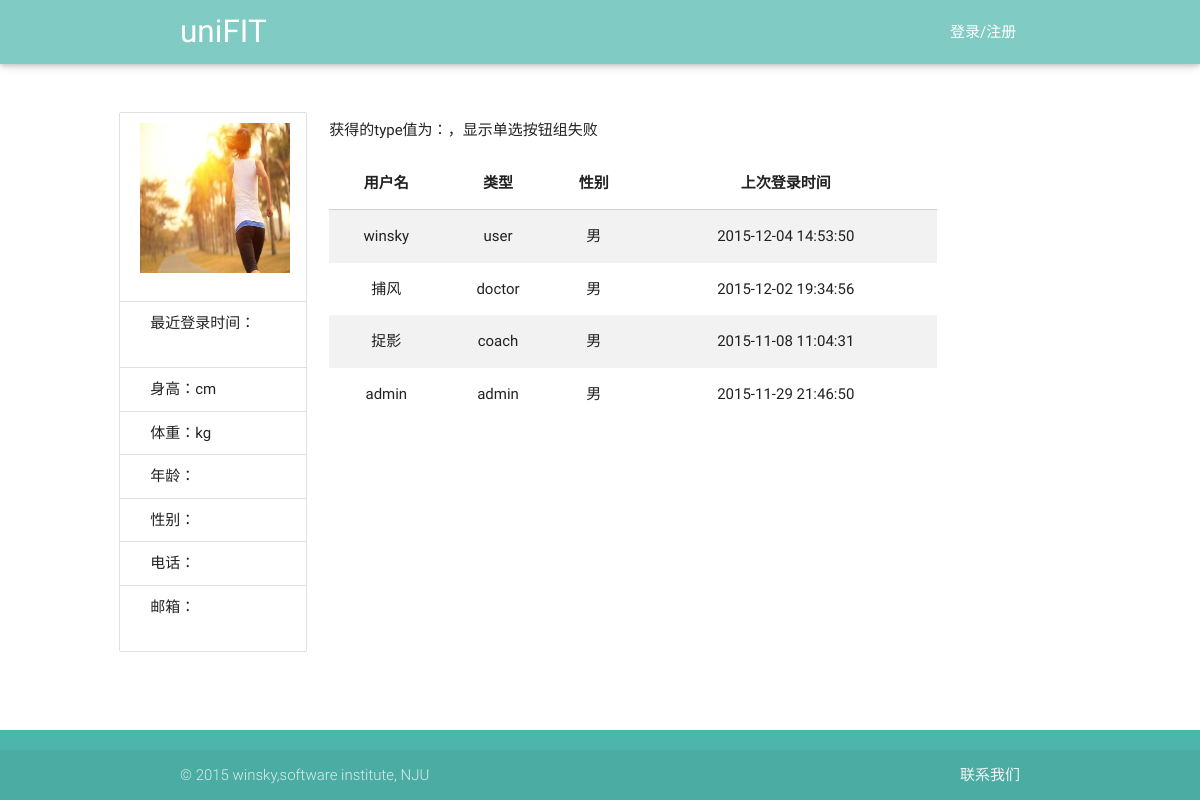
/view/reserve.php, run on an earlier commit of the app's database.
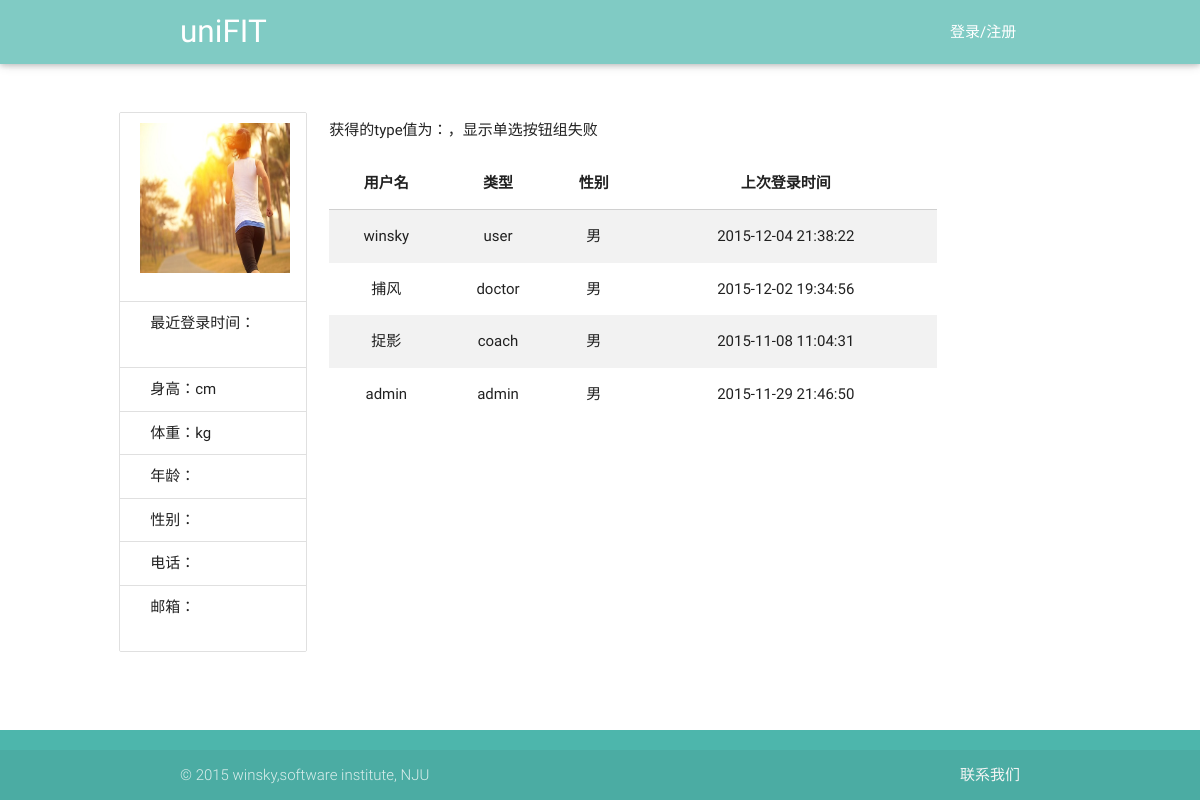
And on a later commit of the database.
### tables this page shows
CREATE TABLE user(id integer primary key,userName varchar(40),password int, type varchar(20) ,age int,sex varchar(20),height int,weight int,telephone varchar(40), email varchar(40),lastLoadTime date default '—');

### service/UserService.php (called while the page is built, shortened)
<?php
require_once('../utils/SqliteHelper.php');
class UserService {
    var $db_user_base_info = "user";
    var $DB = null;
    public function __construct() {
        $this->DB = new SqliteHelper('../data.db');
    }
    public function getUserList($type) {
        if ($type === 'doctor-coach') {
            $sql = "select * from " . $this->db_user_base_info . " where type ='doctor' or type='coach'";
        } else if ($type != "user" && $type != "admin" && $type != "doctor" && $type != "coach") {
            $sql = "select * from " . $this->db_user_base_info;
        } else {
            $sql = "select * from " . $this->db_user_base_info . " where type ='" . $type . "'";
        }
        return $this->DB->getList($sql);
    }
}

### utils/SqliteHelper.php (called while the page is built, shortened)
<?php
class SqliteHelper {
    function __construct($file) {
        try {
            $this->conn = new PDO('sqlite:' . $file);
        } catch (PDOException $e) {
            try {
                $this->conn = new PDO('sqlite2:' . $file);
            } catch (PDOException $e) {
                exit('error!');
            }
        }
    }
    function __destruct() {
        $this->conn = null;
    }
    function query($sql) {
        return $this->conn->query($sql);
    }
    function getList($sql) {
        $recordList = array();
        foreach ($this->RecordArray($sql) as $rstmp) {
            $recordList[] = $rstmp;
        }
        return $recordList;
    }
    function RecordArray($sql) {
        return $this->query($sql)->fetchAll();
    }
}

### view/reserve.php (the view, shortened to what the changed rows need)
<!DOCTYPE html>
<html lang="en">
<head>
    <link href="../css/material_icons.css" rel="stylesheet" media="screen,projection">
    <link href="../css/materialize.css" type="text/css" rel="stylesheet" media="screen,projection"/>
    <link href="../css/style.css" type="text/css" rel="stylesheet" media="screen,projection"/>
</head>
<body onload="write_header();write_footer();">
<div class="container main row">
                <?php
                require_once("../service/UserService.php");
                ?>
    <div class="col s12 l9">
        <?php
        $type = $_GET["type"];
        ?>
        <div>
            <table class="striped centered responsive-table">
                <thead>
                <tr>
                    <th data-field="userName">用户名</th>
                    <th data-field="type">类型</th>
                    <th data-field="sex">性别</th>
                    <th data-field="lastLoadTime">上次登录时间</th>
                </tr>
                </thead>
                <tbody>
                <?php
                require_once("../service/UserService.php");
                $user = new UserService();
                $result = $user->getUserList($type);
                foreach ($result as $row) {
                    $userName = $row['userName'];
                    $userType = $row['type'];
                    $sex = $row['sex'];
                    $lastLoadTime = $row['lastLoadTime'];
                    echo "<tr onclick='showDetail(this)'>";
                    echo "<td>$userName</td>";
                    echo "<td>$userType</td>";
                    echo "<td>$sex</td>";
                    echo "<td>$lastLoadTime</td>";
                    echo "</tr>";
                }
                ?>
                </tbody>
            </table>
        </div>
    </div>
</div>
</body>
</html>

What changed in the data, as far as the page shows it:
changed user "winsky": lastLoadTime "2015-12-04 14:53:50" → "2015-12-04 21:38:22"
